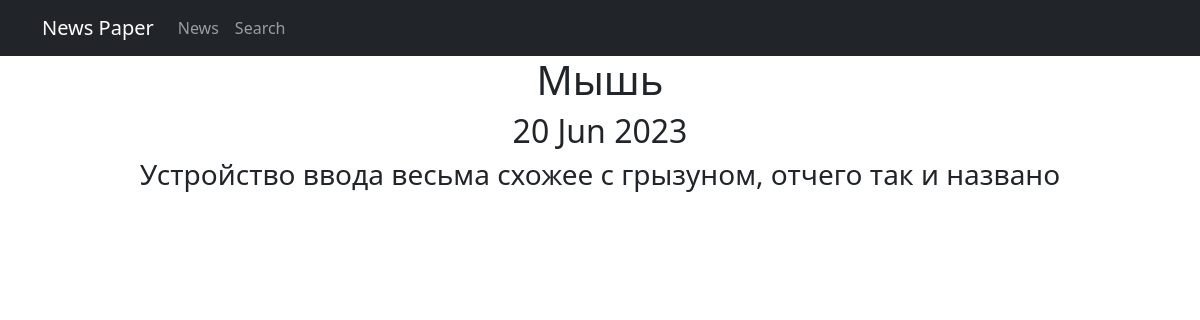
Page /news/11 on the committed database.
### news/models.py (models this page shows, shortened)
class Post(models.Model):
    news = 'NW'
    article = 'AR'
    POST_TYPES = [(news, 'Новость'), (article, 'Статья')]
    author = models.ForeignKey('Author', on_delete=models.PROTECT)
    post_type = models.CharField(max_length=2, choices=POST_TYPES, default=article,)
    time_create = models.DateTimeField(auto_now_add=True)
    categories = models.ManyToManyField(Category, through='PostCategory')
    title = models.CharField(max_length=80, default='Заголовок')
    post_text = models.TextField(default='Текст статьи')
    rating = models.IntegerField(default=0)

### news/views.py (the view)
# urls.py: path('<int:pk>', PostDetail.as_view(), name='post_detail'),
class PostDetail(DetailView):
    model = Post
    template_name = 'post.html'
    context_object_name = 'post'

### news/templatetags/custom_filters.py (called while the page is built)
@register.filter()
def censor(value):
   for word in BAD_WORDS:
        pattern = f'({word[0].upper()}|{word[0].lower()}){word[1:]}'
        value = re.sub(pattern, f'\\1{"*" * (len(word) - 1)}', value)
   return value

### templates/post.html (shortened to what this page needs)
{% extends 'flatpages/default.html' %}
{% load custom_filters %}
{% block content %}
<h1>{{ post.title|censor }}</h1>
<h2>{{ post.time_create|date:'d M Y' }}</h2>
<h3>{{ post.post_text|censor }}</h3>
{% endblock content %}

### rows in the picture
Post: title|censor "Мышь", time_create "20 Jun 2023", post_text|censor "Устройство ввода весьма схожее с грызуном, отчего так и названо"
